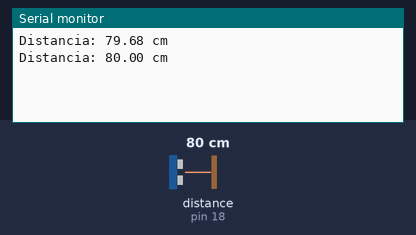
The sketch below on a simulated Arduino Uno, built with avr-gcc and run on an emulated ATmega328P. Shown: the last lines printed to the serial monitor. Wiring (inferred from the names in the program): ultrasonic range finder: trigger pin 5; echo pin 18. The test bench sets the inputs (shaded band); at power-on: distance to the obstacle (sensor on pin 18) 80 cm. The echo pulse lasts 58.3 µs per cm.

Above: at 1.8 s.
1.9 s: distance to the obstacle (sensor on pin 18) set to 2 cm
At 2.8 s:
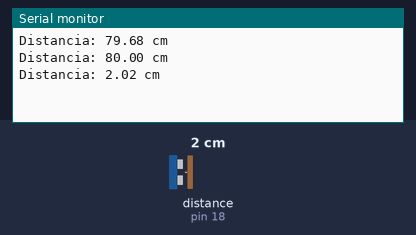
3.4 s: distance to the obstacle (sensor on pin 18) set to 4 cm
At 4.4 s:
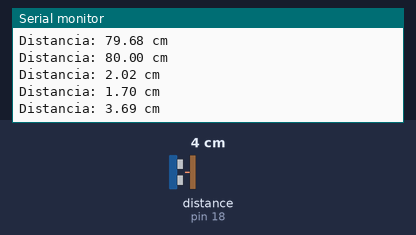
Timing chart, 0 to 6.4 s (numbered marks = the images above; inputs shaded):
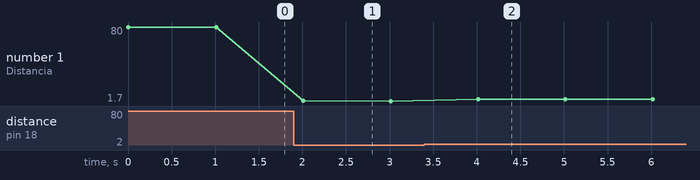

Measured:
- after the input at 1.9 s, the serial monitor: prints a new line after 0.11 s (image 1)
- after the input at 3.4 s, the serial monitor: prints a new line after 0.61 s (image 2)
- plotted number 1: 80 → 1.7 after the input at 1.9 s, 1.7 → 3.69 after the input at 3.4 s

The sketch:

Medir_distancia.ino
```cpp
const int trigPin = 5;  // Pin Trig conectado a GPIO 5
const int echoPin = 18; // Pin Echo conectado a GPIO 18

void setup() {
  Serial.begin(115200);
  pinMode(trigPin, OUTPUT);
  pinMode(echoPin, INPUT);
}

void loop() {
  // Enviamos un pulso de 10 microsegundos al pin Trig
  digitalWrite(trigPin, LOW);
  delayMicroseconds(2);
  digitalWrite(trigPin, HIGH);
  delayMicroseconds(10);
  digitalWrite(trigPin, LOW);

  // Medimos el tiempo que tarda en llegar el eco
  long duration = pulseIn(echoPin, HIGH, 30000); // Timeout de 30 ms

  // Si no se detecta eco, duration será 0
  if (duration == 0) {
    Serial.println("Error: No se detectó eco. Verifica las conexiones.");
  } else {
    // Calculamos la distancia en centímetros
    float distance = duration * 0.0343 / 2;

    // Mostramos la distancia en el monitor serie
    Serial.print("Distancia: ");
    Serial.print(distance);
    Serial.println(" cm");
  }

  // Esperamos un momento antes de la siguiente medición
  delay(1000);
}
```
